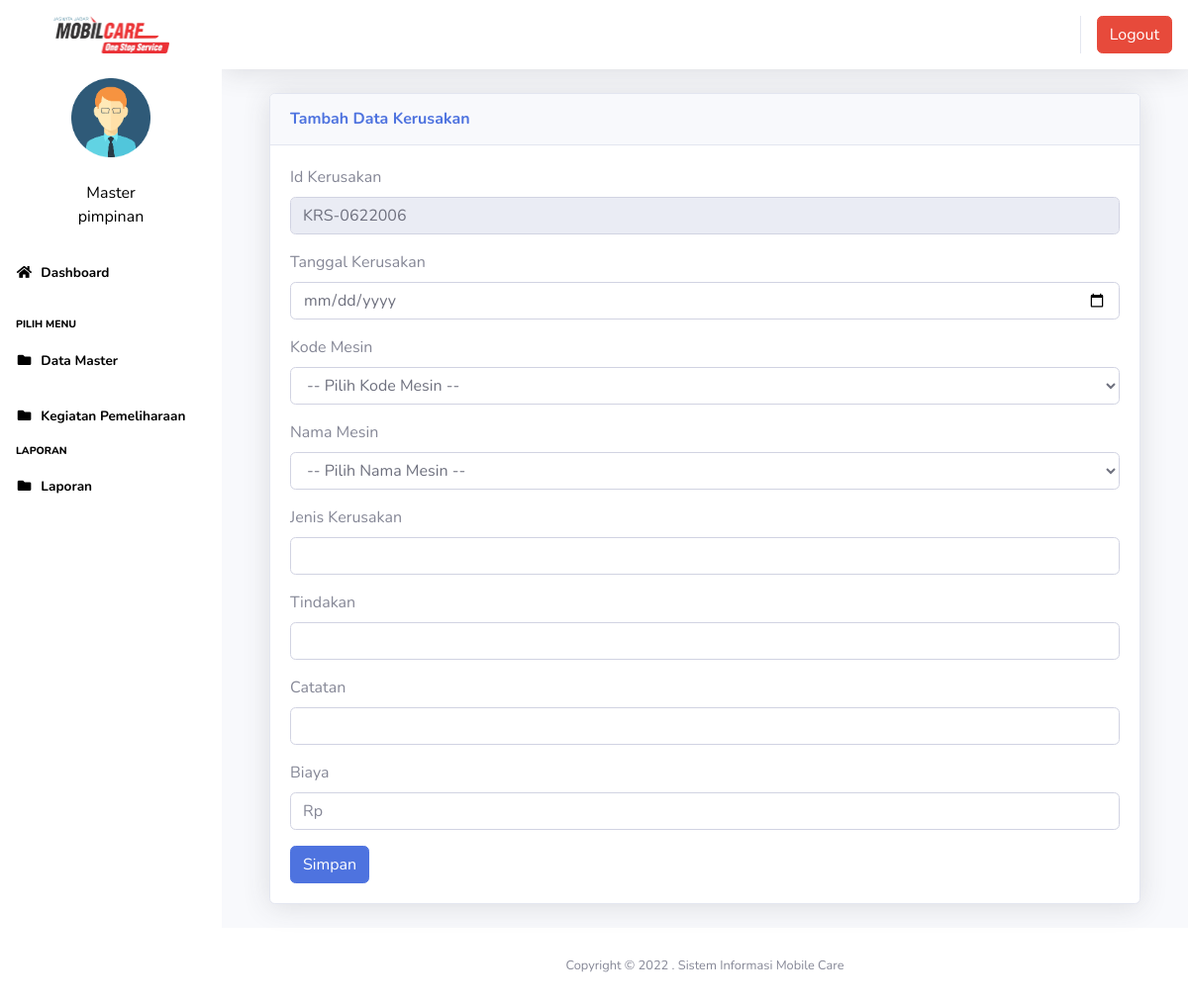
/index3.php?page=kerusakan&aksi=tambahkerusakan (signed in), run on the app's committed database.
### tables this page shows
CREATE TABLE `users` (
  `id` int(11) NOT NULL,
  `nik` varchar(10) NOT NULL,
  `nama` varchar(100) NOT NULL,
  `alamat` varchar(200) NOT NULL,
  `telepon` varchar(100) NOT NULL,
  `username` varchar(100) NOT NULL,
  `password` varchar(100) NOT NULL,
  `jabatan` varchar(25) NOT NULL DEFAULT 'member',
  `foto` varchar(25) NOT NULL
);

CREATE TABLE `kerusakan` (
  `id` int(11) NOT NULL,
  `id_kerusakan` varchar(100) NOT NULL,
  `tanggal` date NOT NULL,
  `kode_barang` varchar(100) NOT NULL,
  `nama_mesin` varchar(100) NOT NULL,
  `jenis` varchar(100) NOT NULL,
  `tindakan` varchar(450) NOT NULL,
  `catatan` varchar(500) NOT NULL,
  `biaya` varchar(350) NOT NULL
);

### page/kerusakan/tambahkerusakan.php (the view, shortened to what this page needs)
<?php
$koneksi = new mysqli("localhost", "root", "", "inventori");$no = mysqli_query($koneksi, "select id_kerusakan from kerusakan order by id_kerusakan desc");
$idtran = mysqli_fetch_array($no);
$kode = $idtran['id_kerusakan'];
$urut = substr($kode, 8, 3);
$tambah = (int) $urut + 1;
$bulan = date("m");
$tahun = date("y");
if (strlen($tambah) == 1) {
	$format = "KRS-" . $bulan . $tahun . "00" . $tambah;
} else if (strlen($tambah) == 2) {
	$format = "KRS-" . $bulan . $tahun . "0" . $tambah;
} else {
	$format = "KRS-" . $bulan . $tahun . $tambah;
}
?>
<div class="container-fluid">
	<div class="card shadow mb-4">
		<div class="card-header py-3">
			<h6 class="m-0 font-weight-bold text-primary">Tambah Data Kerusakan</h6>
		</div>
		<div class="card-body">
			<div class="table-responsive">
				<div class="body">
					<form method="POST" enctype="multipart/form-data">
						<label for="">Id Kerusakan</label>
						<div class="form-group">
							<div class="form-line">
								<input type="text" name="id_kerusakan" class="form-control" id="id_kerusakan" value="<?php echo $format; ?>" readonly />
							</div>
						</div>
						<label for="">Tanggal Kerusakan</label>
						<div class="form-group">
							<div class="form-line">
								<input type="date" name="tanggal_keluar" class="form-control" id="tanggal_kelauar" />
							</div>
						</div>
						<label for="">Kode Mesin</label>
						<div class="form-group">
							<div class="form-line">
								<select name="barang" id="cmb_barang" class="form-control" />
								<option value="">-- Pilih Kode Mesin --</option>
							</div>
						</div>
						<label for="">Nama Mesin</label>
						<div class="form-group">
							<div class="form-line">
								<select name="nama_mesin" id="cmb_barang" class="form-control" />
								<option value="">-- Pilih Nama Mesin --</option>
							</div>
						</div>
						<label for="">Jenis Kerusakan</label>
						<div class="form-group">
							<div class="form-line">
								<input type="text" name="jeniskeluar" class="form-control" />
							</div>
						</div>
						<label for="total">Tindakan</label>
						<div class="form-group">
							<div class="form-line">
								<input type="text" name="tindakan" class="form-control">
							</div>
						</div>
						<label for="">Catatan</label>
						<div class="form-group">
							<div class="form-line">
								<input type="text" name="catatan" class="form-control" />
							</div>
						</div>
						<label for="">Biaya</label>
						<div class="form-group">
							<div class="form-line">
								<input type="text" name="biaya" id="rupiah2" class="form-control" placeholder="Rp" />
							</div>
						</div>
						<input type="submit" name="simpan" value="Simpan" class="btn btn-primary">
					</form>

### index3.php (shortened to what this page needs)
<?php
$koneksi = new mysqli("localhost", "root", "", "inventori");
?>
<!DOCTYPE html>
<html lang="en">
<head>
  <link href="vendor/fontawesome-free/css/all.min.css" rel="stylesheet" type="text/css">
  <link href="css/sb-admin-2.min.css" rel="stylesheet">
  <link href="vendor/datatables/dataTables.bootstrap4.min.css" rel="stylesheet">
</head>
<body id="page-top" style="background-color:black">
  <div id="wrapper">
    <ul class="navbar-nav sidebar sidebar-dark accordion" style="background-color: white;" id="accordionSidebar">
      <a class="sidebar-brand d-flex align-items-center justify-content-center" href="index.php" style="background-color:white ;">
        <img src="img/logo1.png" width="117" height="38"></img>
      </a>
      <hr class="sidebar-divider my-0">
      <?php
      if ($_SESSION['pimpinan']) {
        $user = $_SESSION['pimpinan'];
      }
      $sql = $koneksi->query("select * from users where id='$user'");
      $data = $sql->fetch_assoc();
      ?>
      <li class="d-flex align-items-center justify-content-center">
        <a class="nav-link">
          <img src="img/<?php echo $data['foto'] ?>" class="img-circle" width="80" alt="User" /></a>
      </li>
      <li class="nav-item ">
        <a class="nav-link">
          <div class="d-flex align-items-center justify-content-center" class="name" style="color:black"> <?php echo  $data['nama']; ?></div>
          <div class="d-flex align-items-center justify-content-center" class="email" style="color:black"><?php echo $data['jabatan']; ?></div>
        </a>
      </li>
      <li class="nav-item active">
        <a class="nav-link" href="?page=home3">
          <i class="fas fa-fw fa-home" style="color:black"></i>
          <span style="color:black">Dashboard</span></a>
      </li>
      <hr class="sidebar-divider">
      <div class="sidebar-heading">
        <h7 style="color: black;">pilih menu</h7>
      </div>
      <li class="nav-item active" style="color:black">
        <a class="nav-link collapsed" href="#" data-toggle="collapse" data-target="#collapseData" aria-expanded="true" aria-controls="collapseData" style="color:black">
          <i class="fas fa-fw fa-folder" style="color:black"></i>
          <span style="color:black">Data Master</span>
        </a>
      </li>
      <li class="nav-item active">
        <a class="nav-link dropdown-toggle" href="#" data-toggle="collapse" data-target="#collapsePages" aria-expanded="true" aria-controls="collapsePages">
          <i class="fas fa-fw fa-folder" style="color:black"></i>
          <span style="color:black"> Kegiatan Pemeliharaan</span>
        </a>
      </li>
      <div class="sidebar-heading">
        <h7 style="color: black;">laporan</h7>
      </div>
      <li class="nav-item active">
        <a class="nav-link collapsed" href="#" data-toggle="collapse" data-target="#collapseLaporan" aria-expanded="true" aria-controls="collapseLaporan">
          <i class="fas fa-fw fa-folder" style="color:black"></i>
          <span style="color:black">Laporan</span>
        </a>
      </li>
      <hr class="sidebar-divider d-none d-md-block">
      <div class="text-center d-none d-md-inline">
        <button class="rounded-circle border-0" id="sidebarToggle"></button>
      </div>
    </ul>
    <div id="content-wrapper" class="d-flex flex-column">
      <div id="content">
        <nav class="navbar navbar-expand navbar-light bg-white topbar mb-4 static-top shadow">
          <ul class="navbar-nav ml-auto">
            <li class="nav-item dropdown no-arrow">
              <div class="top-menu">
                <ul class="nav pull-right top-menu">
                  <li><a onclick="return confirm('Apakah anda yakin akan logout?')" class="btn btn-danger" class="logout" href="logout.php">Logout</a></li>
                </ul>
              </div>
            </li>
          </ul>
        </nav>
        <div class="container-fluid">
          <section class="content">
            <?php
            $page = $_GET['page'];
            $aksi = $_GET['aksi'];
            if ($page == "kerusakan") {
              if ($aksi == "tambahkerusakan") {
                include "page/kerusakan/tambahkerusakan.php";
              }
            }
            ?>
          </section>
        </div>
        <footer class="sticky-footer bg-white">
          <div class="container my-auto">
            <div class="copyright text-center my-auto">
              <span>Copyright &copy; 2022 . Sistem Informasi Mobile Care</span>
            </div>
          </div>
        </footer>
      </div>
    </div>
  </div>
</body>
</html>

### data on the page
users: foto (picture), nama "Master", jabatan "pimpinan"
kerusakan: id_kerusakan "KRS-0622006"
